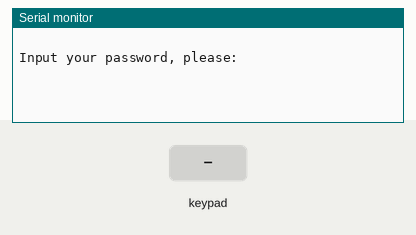
A sketch run on a simulated Arduino Uno, built with avr-gcc and run on an emulated ATmega328P. Parts: the last lines printed to the serial monitor. Inputs (shaded band) come from the test bench.

Above: at 1.2 s.
1.3 s: key '1' pressed
At 2.3 s:
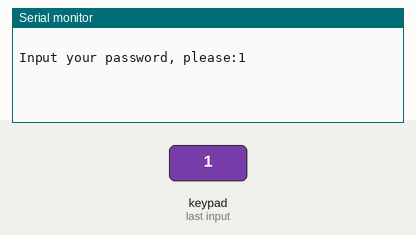
2.8 s: keypad keys 1 2 3 4 pressed 0.4 s apart
At 4.3 s:
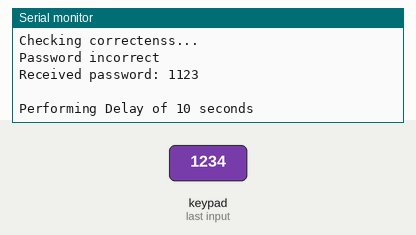
Timing chart, 0 to 5.8 s (numbered marks = the images above; inputs shaded):
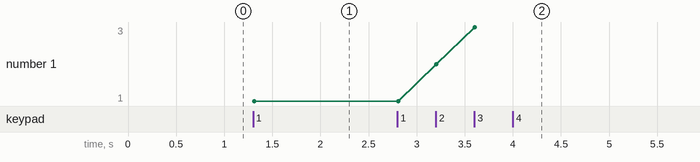

Measured:
- after the input at 1.3 s, the serial monitor: prints a new line at once (image 1)
- after the input at 2.8 s, the serial monitor: prints a new line at once (image 2)
- plotted number 1: 1 → 3 after the input at 2.8 s

The sketch:

keypad_passcode.ino
```cpp
/* @file HelloKeypad.pde
|| @version 1.0
|| @author Alexander Brevig
|| @contact alexanderbrevig@gmail.com
||
|| @description
|| | Demonstrates the simplest use of the matrix Keypad library.
|| #
*/
#include <Keypad.h>

const byte ROWS = 4;  //four rows
const byte COLS = 4;  //four columns
char keys[ROWS][COLS] = {
  { '1', '2', '3', 'A' },
  { '4', '5', '6', 'B' },
  { '7', '8', '9', 'C' },
  { '*', '0', '#', 'D' }
};

byte rowPins[ROWS] = { 5, 4, 3, 2 };  //connect to the row pinouts of the keypad
byte colPins[COLS] = { 9, 8, 7, 6 };  //connect to the column pinouts of the keypad

Keypad keypad = Keypad(makeKeymap(keys), rowPins, colPins, ROWS, COLS);


char key;
int i = 0;
String inputString;
long inputInt;
char* passcodeA = "1234";
char* passcodeB = "2345";
char* passcodeC = "3456";
char* passcodeD = "4567";

void setup() {
  Serial.begin(115200);

  // passcodeA = "2345";
  // passcodeA = "3456";
  // passcodeA = "4567";
}

void loop() {
  //run_keypad();
  // i = 0;
  //char full_passcode = register_key();
  check_code();
  // Serial.print("\nTotal Received Passcode: ");
  // Serial.print(full_passcode);
  Serial.print("\nPasscode received;");
  check_correctness();
  Serial.print("\n \nPerforming Delay of 10 seconds");
  delay(10 * 1000);
}

/*void run_keypad() {
  Serial.print("\nInput passcode on numpad");

  while (key == NO_KEY) {
    key = keypad.getKey();
  }
  for (int i = 0; i < 3; i++) {
    //while (key == NO_KEY){
    //key = keypad.getKey();
    passcode[i] = key;
    Serial.print("\nGot key: ");
    Serial.print(key);
    key = NO_KEY;
    while (key == NO_KEY) {
      key = keypad.getKey();
    }
  }
  Serial.print("\nTotal Received Passcode: ");
}
*/


void check_correctness() {
  Serial.print("\nChecking correctenss...");
  if (inputString == passcodeA) {
    Serial.print("\nCorrect!");
  }
  else if (inputString == passcodeB) {
    Serial.print("\nCorrect!");
  }
  else if (inputString == passcodeC) {
    Serial.print("\nCorrect!");
  }
  else if (inputString == passcodeD) {
    Serial.print("\nCorrect!");
  }
  else {
    Serial.print("\nPassword incorrect");
    Serial.print("\nReceived password: ");
    Serial.print(inputString);
  }
}


/*
char register_key(){
  i = i+1;
  key = keypad.getKey();
  passcode[i] = key;
  Serial.print("\nGot key: ");
  Serial.print(key);
  key = NO_KEY;
  if (i < 4) {
    while (key == NO_KEY){
      register_key();
    }
  }
  else {
    return passcode;
  }
}

*/

/*char register_key() {
  Serial.print("\nInput passcode on numpad");
  for(int i = 0; i < 4; i++){
    while(key == NO_KEY){
      //Serial.print("\nWaiting for key inside while loop\n");
      key = keypad.getKey();
    }
    passcode[i] = key;
    Serial.print("\nGot key: ");
    Serial.print(key);
    key = keypad.getKey();
  }
  return passcode;
}
*/


void check_code() {  //adapted code from https://arduinogetstarted.com/faq/how-to-input-a-multiple-digits-number-using-the-keypad?utm_content=cmp-true
  Serial.print("\n \nInput your password, please:");
  inputString = "";  // Reset the inputString for the next input
  while (inputString.length() != 4) {

    char key = keypad.getKey();
    while (key == NO_KEY) {
      key = keypad.getKey();
    }
    if (key) {
      Serial.println(key);

      if (key >= '0' && key <= '9') {  // only act on numeric keys
        inputString += key;            // append new character to input string


      } else if (key == '#') {
        if (inputString.length() > 0) {
          inputInt = inputString.toInt();  // YOU GOT AN INTEGER NUMBER
          inputString = "";                // clear input
          // DO YOUR WORK HERE
        }
      } else if (key == '*') {
        inputString = "";  // clear input
      }
    }
  }
  Serial.print("Full passcode (inputString): ");
  Serial.println(inputString);
  return;
}
```
